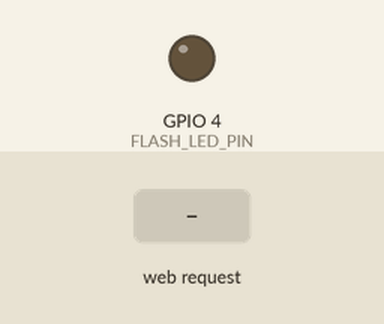
Bench run of a sketch on a simulated ESP32. On the bench: output pins drawn as LEDs (lit = HIGH). The inputs (shaded band) are chosen by the test bench. The camera gives no picture; what the sketch prints to the serial monitor is not drawn.

Above: at 1.5 s.
1.6 s: HTTP request GET /flash?led=1 received
At 2.8 s:
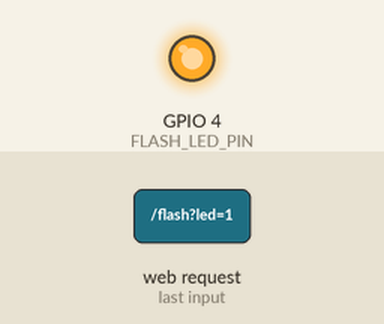
3.1 s: HTTP request GET /flash?led=0 received
At 4.1 s:
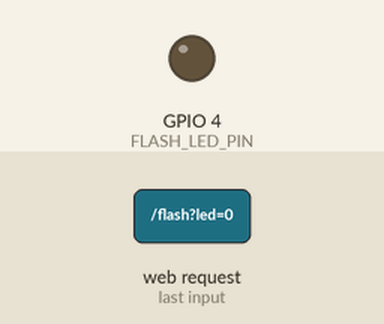
Timing chart, 0 to 6.1 s (numbered marks = the images above; inputs shaded):
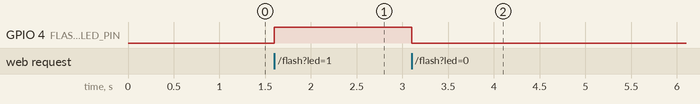

The sketch:

camera.ino
```cpp
#include "esp_camera.h"
#include <WiFi.h>
#include <WebServer.h>

// ===== CAMERA MODEL: AI Thinker ESP32-CAM =====
#define PWDN_GPIO_NUM     32
#define RESET_GPIO_NUM    -1
#define XCLK_GPIO_NUM      0
#define SIOD_GPIO_NUM     26
#define SIOC_GPIO_NUM     27

#define Y9_GPIO_NUM       35
#define Y8_GPIO_NUM       34
#define Y7_GPIO_NUM       39
#define Y6_GPIO_NUM       36
#define Y5_GPIO_NUM       21
#define Y4_GPIO_NUM       19
#define Y3_GPIO_NUM       18
#define Y2_GPIO_NUM        5
#define VSYNC_GPIO_NUM    25
#define HREF_GPIO_NUM     23
#define PCLK_GPIO_NUM     22

#define FLASH_LED_PIN      4

const char* ap_ssid = "ESP32CAM_VIEW";
const char* ap_pass = "12345678";

WebServer server(80);
bool flashOn = false;

void setupCamera() {
  camera_config_t config;
  config.ledc_channel = LEDC_CHANNEL_0;
  config.ledc_timer   = LEDC_TIMER_0;
  config.pin_d0       = Y2_GPIO_NUM;
  config.pin_d1       = Y3_GPIO_NUM;
  config.pin_d2       = Y4_GPIO_NUM;
  config.pin_d3       = Y5_GPIO_NUM;
  config.pin_d4       = Y6_GPIO_NUM;
  config.pin_d5       = Y7_GPIO_NUM;
  config.pin_d6       = Y8_GPIO_NUM;
  config.pin_d7       = Y9_GPIO_NUM;
  config.pin_xclk     = XCLK_GPIO_NUM;
  config.pin_pclk     = PCLK_GPIO_NUM;
  config.pin_vsync    = VSYNC_GPIO_NUM;
  config.pin_href     = HREF_GPIO_NUM;
  config.pin_sccb_sda = SIOD_GPIO_NUM;
  config.pin_sccb_scl = SIOC_GPIO_NUM;
  config.pin_pwdn     = PWDN_GPIO_NUM;
  config.pin_reset    = RESET_GPIO_NUM;
  config.xclk_freq_hz = 20000000;
  config.pixel_format = PIXFORMAT_JPEG;

  if (psramFound()) {
    config.frame_size   = FRAMESIZE_QQVGA;   // 160x120
    config.jpeg_quality = 12;
    config.fb_count     = 2;
  } else {
    config.frame_size   = FRAMESIZE_QQVGA;
    config.jpeg_quality = 15;
    config.fb_count     = 1;
  }

  esp_err_t err = esp_camera_init(&config);
  if (err != ESP_OK) {
    Serial.printf("Camera init failed: 0x%x\n", err);
    while (true) delay(1000);
  }

  sensor_t* s = esp_camera_sensor_get();
  s->set_brightness(s, 0);
  s->set_contrast(s, 0);
  s->set_saturation(s, 0);
}

void handleRoot() {
  String html =
    "<html><body style='font-family:Arial;background:#111;color:#fff;text-align:center;'>"
    "<h2>ESP32-CAM Viewer</h2>"
    "<p>AP: ESP32CAM_VIEW</p>"
    "<p><a href='/jpg' style='color:#0f0;'>/jpg</a></p>"
    "<p><a href='/flash?led=1' style='color:#ff0;'>Flash ON</a> | "
    "<a href='/flash?led=0' style='color:#ff0;'>Flash OFF</a></p>"
    "</body></html>";
  server.send(200, "text/html", html);
}

void handleJpg() {
  camera_fb_t* fb = esp_camera_fb_get();
  if (!fb) {
    server.send(500, "text/plain", "Camera capture failed");
    return;
  }

  server.setContentLength(fb->len);
  server.send(200, "image/jpeg", "");
  WiFiClient client = server.client();
  client.write(fb->buf, fb->len);

  esp_camera_fb_return(fb);
}

void handleFlash() {
  if (!server.hasArg("led")) {
    server.send(400, "text/plain", "Missing led arg");
    return;
  }

  flashOn = (server.arg("led") == "1");
  digitalWrite(FLASH_LED_PIN, flashOn ? HIGH : LOW);
  server.send(200, "text/plain", flashOn ? "FLASH ON" : "FLASH OFF");
}

void setup() {
  Serial.begin(115200);
  pinMode(FLASH_LED_PIN, OUTPUT);
  digitalWrite(FLASH_LED_PIN, LOW);

  setupCamera();

  WiFi.mode(WIFI_AP);
  bool ok = WiFi.softAP(ap_ssid, ap_pass);
  if (!ok) {
    Serial.println("AP start failed");
    while (true) delay(1000);
  }

  Serial.println("ESP32-CAM AP started");
  Serial.print("AP IP: ");
  Serial.println(WiFi.softAPIP());

  server.on("/", handleRoot);
  server.on("/jpg", HTTP_GET, handleJpg);
  server.on("/flash", HTTP_GET, handleFlash);
  server.begin();
}

void loop() {
  server.handleClient();
}
```

Measured:
- after the input at 1.6 s, GPIO 4 (FLASH_LED_PIN): LOW → HIGH at once
- after the input at 3.1 s, GPIO 4 (FLASH_LED_PIN): HIGH → LOW at once
